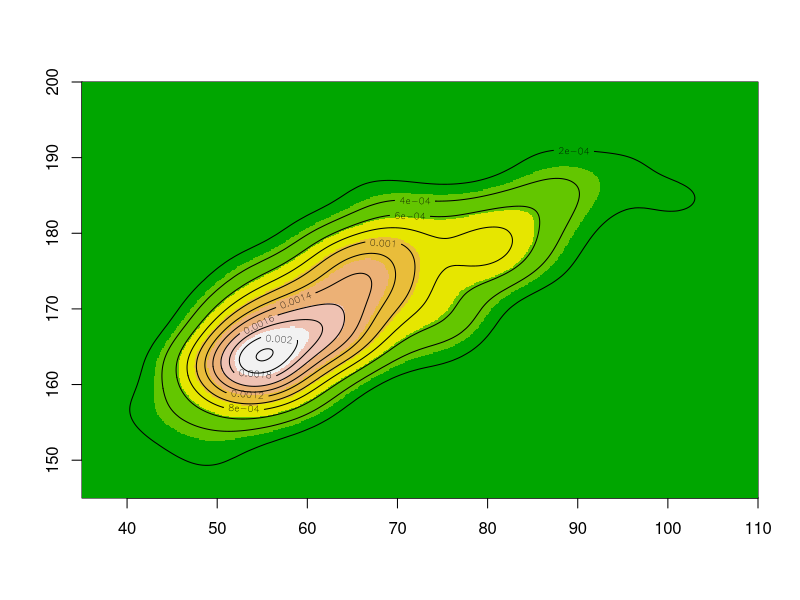

Here is the R script that generated this plot:
#########################################
# file  : kernel_density.R
# auther: norih
# date  : Dec 15th, 2020
# kernel density estimation (KDE) is a non-parametric way 
# to estimate the probability density function of a random variable.
# KDE is a fundamental data smoothing problem where inferences 
# about the population are made, based on a finite data sample.
#########################################

library(car)
library(tidyverse)
# 1-dimension : density() 
# 2-dimension : KernSmooth
library(KernSmooth)

x <- Davis %>% select(weight, height)

h <- c(dpik(x$weight), dpik(x$height))
est <- bkde2D(x, bandwidth=h, gridsize = c(10^3,10^3))
d <- list(x=est$x1, y=est$x2, z=est$fhat)

image(d, col=terrain.colors(7), xlim=c(35,110),ylim=c(145,200))
contour(d, add=T)